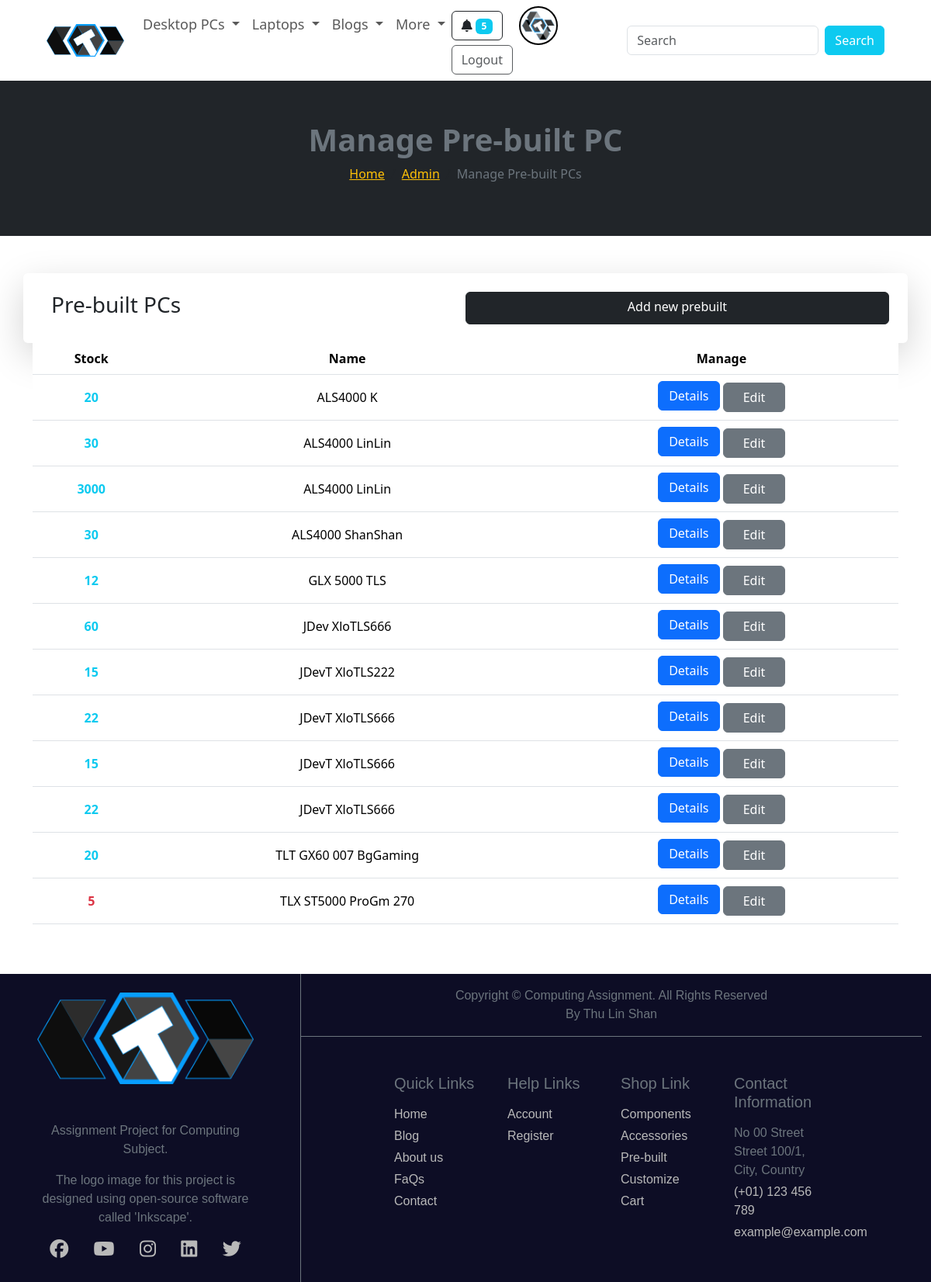
The app's page /admin/manage_prebuilt.php (signed in), older data.
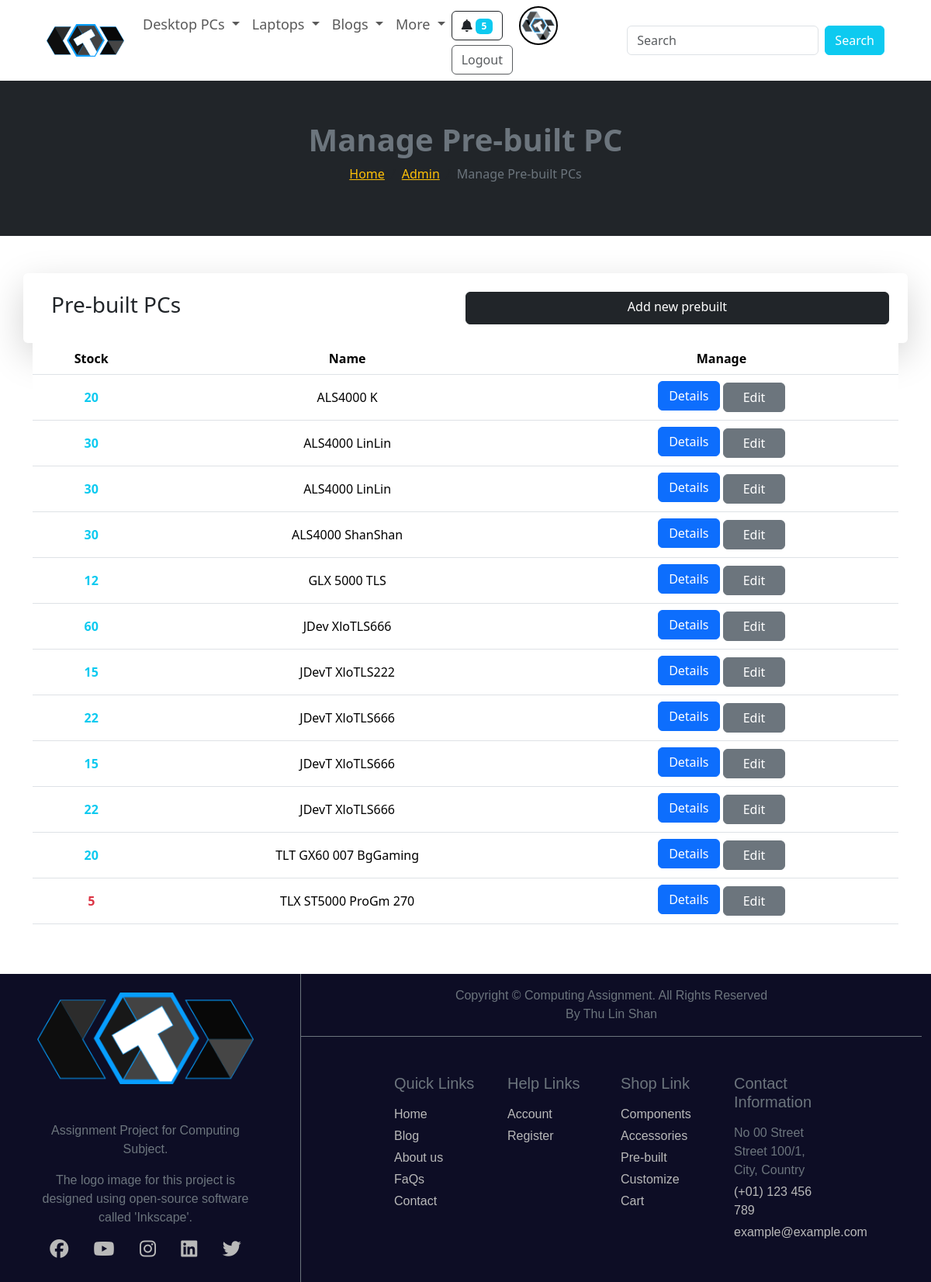
The same page, newer data.
### tables this page shows
CREATE TABLE `prebuilt` (
  `id` int(15) NOT NULL,
  `prebuilt_name` varchar(150) NOT NULL,
  `description` text NOT NULL,
  `img` varchar(150) NOT NULL,
  `os` int(15) NOT NULL,
  `cpu` int(15) NOT NULL,
  `gpu` int(15) NOT NULL,
  `ram` int(15) NOT NULL,
  `primary_storage` int(15) NOT NULL,
  `secondary_storage` int(15) DEFAULT NULL,
  `motherboard` int(15) NOT NULL,
  `desktop_case` int(11) NOT NULL,
  `power_supply` int(15) NOT NULL,
  `price` int(15) NOT NULL,
  `default_price` int(11) NOT NULL,
  `free_shipping` tinyint(1) NOT NULL,
  `status` varchar(20) NOT NULL,
  `date` timestamp NOT NULL DEFAULT current_timestamp(),
  `stock` int(10) NOT NULL
);

### admin/manage_prebuilt.php (the view, shortened to what this page needs)
<?php
include './partials/header.php';
$query = "SELECT id,prebuilt_name,stock, motherboard FROM prebuilt ORDER BY prebuilt_name";
$prebuilts = mysqli_query($connection, $query);
?>
<main>
    <div class="bg-dark text-center d-flex flex-column justify-content-center" style="height: 25vh;">
        <h3 class="text-secondary fw-bold fs-1">Manage Pre-built PC</h3>
        <div>
            <nav aria-label="breadcrumb">
                <ol class="breadcrumb text-warning justify-content-center">
                    <li class="breadcrumb-item"><a href="<?= ROOT_URL ?>" class="text-warning">Home</a></li>
                    <li class="breadcrumb-item"><a href="<?= ROOT_URL ?>admin" class="text-warning">Admin</a></li>
                    <li class="breadcrumb-item active text-secondary" aria-current="page">Manage Pre-built PCs</li>
                </ol>
            </nav>
        </div>
    </div>
    <div class="container py-5">
        <div class="row p-4 rounded shadow-lg">
            <div class="col-md-6 ">
                <h3>Pre-built PCs</h3>
            </div>
            <a class="col-md-6 btn btn-dark px-4" href="./add_prebuilt.php?config=intel">Add new prebuilt</a>
        </div>
        <?php if (mysqli_num_rows($prebuilts) > 0) : ?>
            <table class="table text-center">
                <thead>
                    <tr>
                        <th>Stock</th>
                        <th>Name</th>
                        <th>Manage</th>
                    </tr>
                </thead>
                <tbody>
                    <?php while ($prebuilt = mysqli_fetch_assoc($prebuilts)) : ?>
                        <tr class="align-middle">
                            <?php if ($prebuilt['stock'] <= 5) : ?>
                                <td class="text-danger fw-bold"><?= $prebuilt['stock'] ?></td>
                            <?php else : ?>
                                <td class="text-info fw-bold"><?= $prebuilt['stock'] ?></td>
                            <?php endif ?>
                            <td><?= $prebuilt['prebuilt_name'] ?></td>
                            <td>
                                <a class="btn btn-primary mb-1" style="width: 80px;" href="<?= ROOT_URL ?>details/prebuilt_details.php?id=<?= $prebuilt['id'] ?>">Details</a>
                                <?php
                                $motherboardid = $prebuilt['motherboard'];
                                $query = "SELECT * FROM motherboard WHERE id = $motherboardid";
                                $result = mysqli_query($connection, $query);
                                $motherboard = mysqli_fetch_assoc($result);
                                ?>
                                <a class="btn btn-secondary " style="width: 80px;" href="./edit_prebuilt.php?id=<?= $prebuilt['id'] ?>&config=<?= strtolower($motherboard['chipset']) ?>">Edit</a>
                            </td>
                        </tr>
                    <?php endwhile; ?>
                </tbody>
            </table>
        <?php else : ?>
            <div class=" alert__message error d-flex justify-content-center align-items-center py-5 my-5">
                <h4> "No prebuilts found" </h4>
            </div>
        <?php endif ?>
    </div>
</main>
<?php
include './partials/footer.php';
?>

Row changes from the older to the newer data that the page shows:
changed prebuilt (number 3 of 12 on the later page): stock "3000" → "30"
